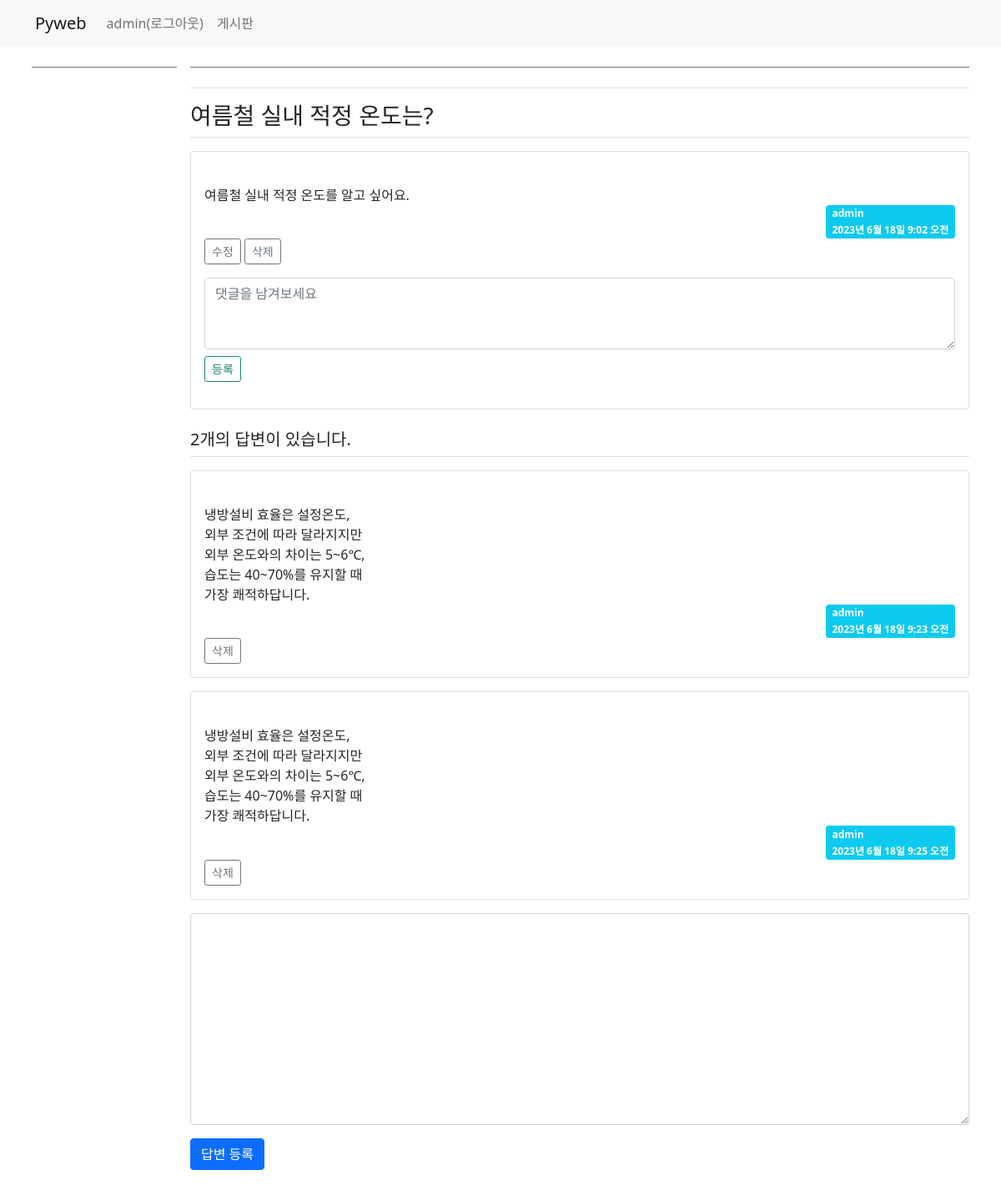
Page /board/answer/create/3/ (signed in) on the earlier database version.
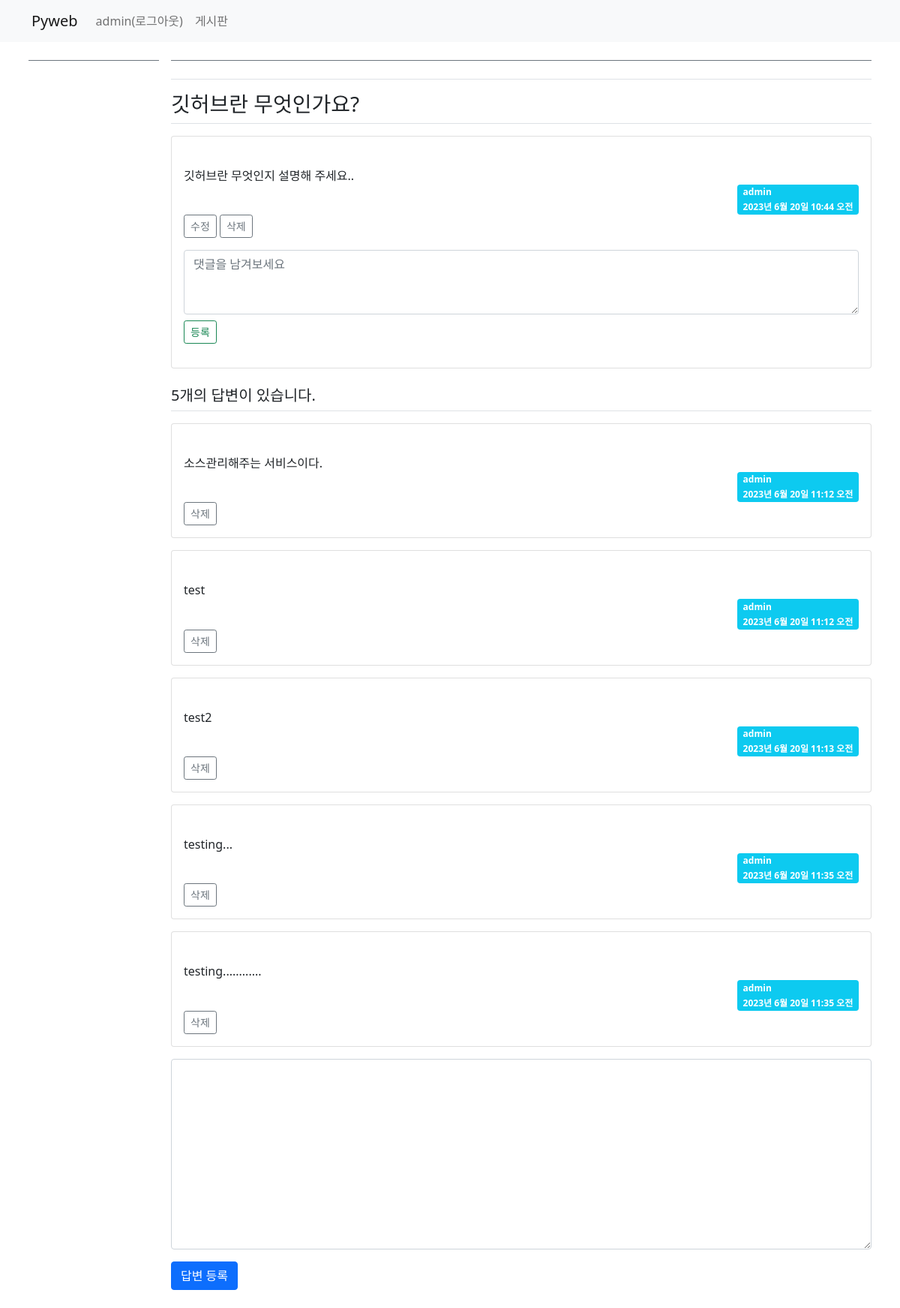
Same page on the later database version.
### board/models.py (models this page shows, shortened)
class Question(models.Model):
    author = models.ForeignKey(User, on_delete=models.CASCADE) #글쓴이
    subject = models.CharField(max_length=200)  #제목
    content = models.TextField()                #질문 내용
    create_date = models.DateTimeField()        #등록일
    modify_date = models.DateTimeField(null=True, blank=True) #null 허용
    category = models.ForeignKey(Category, null=True, blank=True, on_delete=models.SET_NULL)

class Answer(models.Model):
    author = models.ForeignKey(User, on_delete=models.CASCADE) #글쓴이
    content = models.TextField()  #답변 내용
    create_date = models.DateTimeField()  #등록일
    modify_date = models.DateTimeField(null=True, blank=True)  # null 허용
    question = models.ForeignKey(Question,
                on_delete=models.CASCADE) #외래키

### board/views.py (the view)
# urls.py: path('answer/create/<int:question_id>/', views.answer_create,
@login_required(login_url='common:login') #로그인 페이지 이동
def answer_create(request, question_id):
    question = get_object_or_404(Question, pk=question_id)
    if request.method == "POST":
        form = AnswerForm(request.POST)
        if form.is_valid():
            answer = form.save(commit=False) #content만 저장
            answer.author = request.user
            answer.create_date = timezone.now() #답변 등록일
            answer.question = question  #외래키 생성
            form.save()
            return redirect('board:detail', question_id=question.id) #question.id 주의!!
    else:
        form = AnswerForm()   #빈 폼 생성
    context = {'question': question, 'form': form}
    return render(request, 'board/detail.html', context)

### board/forms.py
class AnswerForm(forms.ModelForm):
    class Meta:
        model = Answer
        fields = ['content']
        labels = {
            'content': '답변 내용'
        }

### templates/board/detail.html (shortened to what this page needs)
{% extends 'base.html' %}
{% block content %}
<div class="container my-3">
    <section id="detail">
        <div class="row">
            <div class="col-sm-12 col-md-3 col-lg-2 p-2">
                <nav id="sidebar" class="border-top border-secondary">
                </nav>
            </div>
            <div class="col-sm-12 col-md-9 col-lg-10 p-2">
                <div id="content" class="border-top border-secondary">
                    <div class="content_block">
                    <h5 class="border-bottom pl-2 pb-3 my-2">{{ current_category.name }}</h5>
                        <h3 class="border-bottom py-2">{{ question.subject }}</h3>
                        <div class="card my-3">
                            <div class="card-body">
                                <div class="card-text" style="white-space: pre-line">
                                    {{ question.content }}
                                </div>
                                <div class="d-flex justify-content-end">
                                    <div class="badge bg-info text-start">
                                        <div class="mb-2">{{ question.author }}</div>
                                        <div>{{ question.create_date }}</div>
                                    </div>
                                </div>
                                {% if question.author == request.user %}
                                <div>
                                    <a href="{% url 'board:question_modify' question.id %}"
                                       class="btn btn-sm btn-outline-secondary">수정</a>
                                    <a href="#"
                                       data-uri="{% url 'board:question_delete' question.id %}"
                                       class="delete btn btn-sm btn-outline-secondary">삭제</a>
                                </div>
                                {% endif %}
                                <div>
                                    <form action="{% url 'board:comment_create_question' question.id %}"
                                          method="post" class="my-3">
                                        <div class="form-group">
                                            <textarea name="content" rows="3" placeholder="댓글을 남겨보세요"
                                                  class="form-control mb-2">{{ form.content.value|default_if_none:'' }}</textarea>
                                        </div>
                                        <button type="submit" class="btn btn-sm btn-outline-success">등록</button>
                                    </form>
                                </div>
                            </div>
                        </div>
                        <h5 class="border-bottom my-3 py-2">
                            {{ question.answer_set.count }}개의 답변이 있습니다.
                        </h5>
                        {% for answer in question.answer_set.all %}
                          <div class="card my-3">
                            <div class="card-body">
                                <div class="card-text" style="white-space: pre-line">
                                    {{ answer.content }}
                                </div>
                                <div class="d-flex justify-content-end">
                                    <div class="badge bg-info text-start">
                                        <div class="mb-2">{{ answer.author }}</div>
                                        <div>{{ answer.create_date }}</div>
                                    </div>
                                </div>
                                {% if answer.author == request.user %}
                                <div>
                                    <a href="#"
                                       data-uri="{% url 'board:answer_delete' answer.id %}"
                                       class="delete btn btn-sm btn-outline-secondary">삭제</a>
                                </div>
                                {% endif %}
                            </div>
                        </div>
                        {% endfor %}
                        <form action="{% url 'board:answer_create' question.id %}"
                                        method="post" >
                            <div class="form-group">
                                <textarea name="content" rows="10"
                                          cols="50" class="form-control mb-3"
                                  {% if not user.is_authenticated %}disabled{% endif %}></textarea>
                            </div>
                            <button type="submit" class="btn btn-primary">답변 등록</button>
                        </form>
                    </div>
                </div>
            </div>
        </div>
    </section>
</div>
{% endblock %}

### templates/base.html (shortened to what this page needs)
<!DOCTYPE html>
<html lang="ko">
{% load static %}
<head>
    <link rel="stylesheet" href="{% static 'board/css/bootstrap.css' %}">
    <link rel="stylesheet" href="{% static 'board/css/style.css' %}">
</head>
<body>
{% include 'navbar.html' %}
{% block content %}
{% endblock %}
</body>
</html>

### templates/navbar.html (shortened to what this page needs)
<nav class="navbar navbar-expand-lg navbar-light bg-light">
  <div class="container">
    <a class="navbar-brand" href="/">Pyweb</a>
    <div class="collapse navbar-collapse" id="navbarSupportedContent">
      <ul class="navbar-nav me-auto mb-2 mb-lg-0">
        <li class="nav-item">
          {% if user.is_authenticated %}
            <a class="nav-link" href="{% url 'common:logout' %}">
                  {{ user.username }}(로그아웃)
            </a>
          {% else %}
            <a class="nav-link" href="{% url 'common:login' %}">로그인</a>
          {% endif %}
        </li>
        <li class="nav-item">
          <a class="nav-link"
             href="{% url 'board:category_page' '자유' %}">게시판</a>
        </li>
      </ul>
    </div>
  </div>
</nav>

### static/board/css/style.css (style rules this page uses)
a { text-decoration: none; }

Differences in the rows shown:
removed Answer: content "냉방설비 효율은 설정온도, 외부 조건에 따라 달라지지만 외부 온도와의 차이는 5~6℃, 습도는 40~70%를 유지할 때 가장 쾌적하답니다.", author "admin", create_date "2023년 6월 18일 9:23 오전", shows "삭제"
removed Answer: content "냉방설비 효율은 설정온도, 외부 조건에 따라 달라지지만 외부 온도와의 차이는 5~6℃, 습도는 40~70%를 유지할 때 가장 쾌적하답니다.", author "admin", create_date "2023년 6월 18일 9:25 오전", shows "삭제"
changed Question "admin": subject "여름철 실내 적정 온도는?" → "깃허브란 무엇인가요?"; content "여름철 실내 적정 온도를 알고 싶어요." → "깃허브란 무엇인지 설명해 주세요.."; create_date "2023년 6월 18일 9:02 오전" → "2023년 6월 20일 10:44 오전"; answer_set.count "2" → "5"
now on this page (row edited): Answer: content "소스관리해주는 서비스이다.", author "admin", create_date "2023년 6월 20일 11:12 오전", shows "삭제"
added Answer: content "test", author "admin", create_date "2023년 6월 20일 11:12 오전", shows "삭제"
added Answer: content "test2", author "admin", create_date "2023년 6월 20일 11:13 오전", shows "삭제"
now on this page (row edited): Answer: content "testing...", author "admin", create_date "2023년 6월 20일 11:35 오전", shows "삭제"
added Answer: content "testing............", author "admin", create_date "2023년 6월 20일 11:35 오전", shows "삭제"
